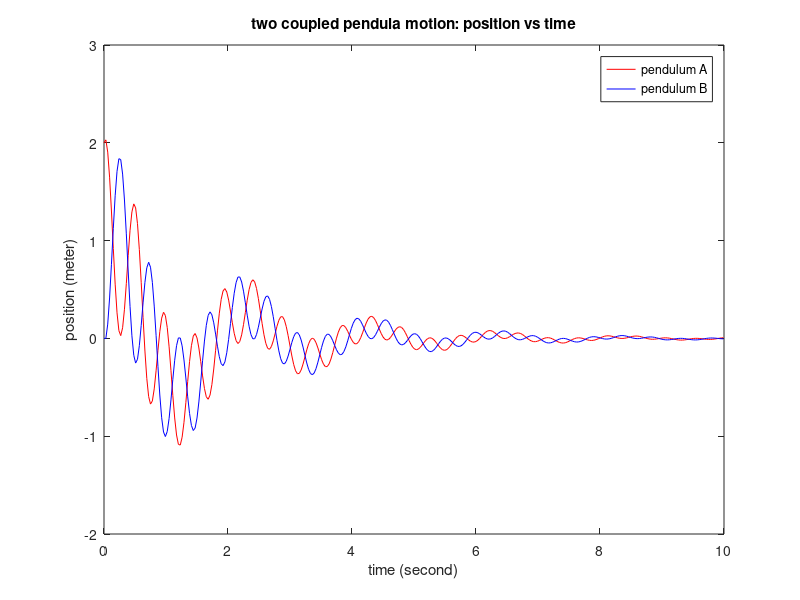

Write MATLAB code to recreate this figure.
%{
 Model two coupled pendula's position
 Jan 23, 2020
%}
clear all;
close all;

%% parameters
% initial conditions
xA(1) = 2; % initial position
vA(1) = 1; % initial velocity
xB(1) = 0.0; % initial position
vB(1) = 0.0; % initial velocity

% constants
g = 9.81; % gravitaional
% system parameters
L = 1; % length
k = 80; % spring constant
mA = 1; % mass of A
mB = 1; % mass of B
b = 1.0; % damping parameter

% time vector
t0 = 0; % initial time
tf = 10; % final time
dt = 0.03; % time incresement
t = t0:dt:tf; % time vector


%% numerical approx
% calculate initial two point of xA and xB using defn of derivative
xA(2) = xA(1) + vA(1)*dt;
xB(2) = xB(1) + vB(1)*dt;


%{ 
 % update rule (xA => X1, xB => X2) 
 diff(X1,t1,2) + g/L*X1(t1) +  k/mA*(X1(t1)-X2(t1)) + b/mA * diff(X1,t1,1) == 0 
 diff(X2,t1,2) + g/L*X2(t1) -  k/mB*(X1(t1)-X2(t1)) + b/mB * diff(X2,t1,1) == 0
 % (requires two points of xA and xB to calcuate next point)
 % (numerical approx second derivative & first derivative)
 diff(X1,t1,2) = (xA(i+1) - 2*xA(i) + xA(i-1)) ./ dt^2
 diff(X1,t1,1) = (xA(i) - xA(i-1)) ./ dt
%} 
for i=2:length(t)-1
    xA(i+1) = 2*xA(i) - xA(i-1) - dt^2*g/L .* sin(xA(i)) - dt^2*k/mA .* (xA(i)-xB(i)) - dt*(b/mA) * (xA(i)-xA(i-1)); 
    xB(i+1) = 2*xB(i) - xB(i-1) - dt^2*g/L .* sin(xB(i)) + dt^2*k/mB .* (xA(i)-xB(i)) - dt*(b/mB) * (xB(i)-xB(i-1)); 
end

% configure frame property
fig = figure(1);
set(fig, 'Position', [25 390 720 510]);

% plot position vs time
plot(t, xA, 'r')
hold on 
plot(t, xB, 'b')
% plot(t, xA+xB, 'g')
% plot(t, xA-xB, 'y')

% additional plotting info
title('two coupled pendula motion: position vs time'); 
xlabel('time (second)'); ylabel('position (meter)'); 
legend('pendulum A','pendulum B')


%% question answered
%{
 A) explain the behaviour that results from the parameters given in the
 figure above
 They all move in sinusoidal motion. Bob A would be released with an initial condition of 0.1 meters from
 equalibrium. so the spring in between is compressed that causes bob B to move
 in the positive direction due to the restoring force of the string.
 then their total motion, if viewing them in the same corrodinate, would have the same
 frequency as their sum normal mode (xA+xB). While the other normal mode
 q_diff describes their phase differences. The amplitude is determined by
 the initial position of A, since the energy is conserved in the system and
 B starts at the equalibrum. 

 B) what parameter would change to recorver the behaviour that the coupled
 pendulum bobs slowly changing energy between each other?
 give bob A a proper initial velocity and let A and B start at their equalibrium so that the kenitic energy could
 slowly change to potential energy, and because the spring force, the energy would slowly change between each other. 
(xA =0, vA = 1, xB = 0, vB = 0)
 
 C) observations
   if one bob's mass is significantly greater than the other, then the
 position of the bob with greater mass would move in a really small amplititude
 since the inertial component is so big that the restoring force would not
 be able to influence it a lot. For systems like this, both of the normal mode
 would be similar to the position change of the lighter mass. Moreover, if
 we add a proper damping force to this system, when time is large enough, the lighter bob would
 behave like the heavier bob with tiny phase difference and amplitude
 difference. (for example, mA = 1, mB = 100, b = 10)
 if we want the system to be overdamped so that both pendula would move and stop at the equalibrium, then the normal mode q_diff would
 be like an exponential decay function in the begining and then reaches to
 zero. if we can get the parameter such that it reaches to zero quickest,
 then the system could be critically damped. If the normal mode q_sum
 behaves like an exponential function while q_diff still have sinusoidal
 motions in the beginning, then the system is not overdamped.

 D) explain the limitation of your simulation.
  because of underflow, the simulation would not work if we want to approximate the position change that is too tiny beyond the digits that matlab floating number can store.
  Also, since we approximate the second order derivative, the approximation
  error is O(h^2). Thus, if we have too few point or the step size is too
  big, the results we got may not be accurate enough to discribe the
  actual physical motions. Also, when the initial velocity is too big, that
  would cause the gap between the initial two guesses in the loop to be too
  big, which would give non physical results -- their positions keep
  increasing with respect to time. Also, when the damping parameter b is
  too big, the simulation would give non-physical results.
%}


%% testing 
% equations of positions
% % Xa'' + g/l*Xa + k/m1(Xa-Xb) + b/m1 * Xa' = 0
% % Xb'' + g/l*Xb - k/m2(Xa-Xb) + b/m2 * Xb' = 0
% syms X1(t1) X2(t1)
% eqns = [ diff(X1,t1,2) + g/L*X1(t1) +  k/mA*(X1(t1)-X2(t1)) + b/mA * diff(X1,t1,1) == 0 
%          diff(X2,t1,2) + g/L*X2(t1) -  k/mB*(X1(t1)-X2(t1)) + b/mB * diff(X2,t1,1) == 0];
% conds = [X1(0)==xA(1), X2(0)==xB(1)]; %  diff(X1,0,1)==vA(1),, diff(X2,0,1)==vA(1)
% sol = dsolve(eqns, conds);
% solA(t1) = sol.X1;
% solB(t1) = sol.X2;

% normal modes
% qsum = xB(1) .* cos(sqrt(g/L)*t);
% qdiff = (-1)*xB(1) .* cos(sqrt(g/L+2*k/mA)*t);
% plot(t, qsum, 'g')
% hold on 
% plot(t, qdiff, 'g')

% solved analytically with initial condition xA = 0.1 all else 0
% X1 = 1/2 .* xA(1) .* (cos(sqrt(g/L)*t) - cos(sqrt(g/L+2*k/mA)*t));
% X2 = 1/2 .* xA(1) .* (cos(sqrt(g/L)*t) + cos(sqrt(g/L+2*k/mA)*t));
% plot(t, X1, 'g')
% hold on 
% plot(t, X2, 'y')

% plot the motion togehter in the x-axis wrt time

%{
for i = 1:length(t)
    subplot(2,1,1)
    plot(t, xA, 'r--')
    hold on 
    plot(t, xB, 'b--')
    plot(t(i), xA(i), 'r.')
    hold on 
    plot(t(i), xB(i), 'b.')
%     plot(t, xA+xB, 'g')
%     plot(t, xA-xB, 'y')
    hold on

    % plot the motion between two bob on x axis
    subplot(2,1,2)
    pbaspect([1 1 1])
    D = 1; % distance between two vertically parallel strings that held the pendula
    plot([0,xA(i)],[0,0], 'ro') 
    hold on
    plot([xA(i),xB(i)+D],[0,0],'g--')
    plot([0,xB(i)+D],[0,0], 'bo') 
    hold off
    axis([-5*D,5*D,-0.01,0.01])
    % additional plotting info
    title('horisontal position of A & B change with respect to time'); 
    xlabel('position (meter)');
    legend('pendulum A','spring','pendulum B')
    
    f(i) = getframe;  
end
%}
